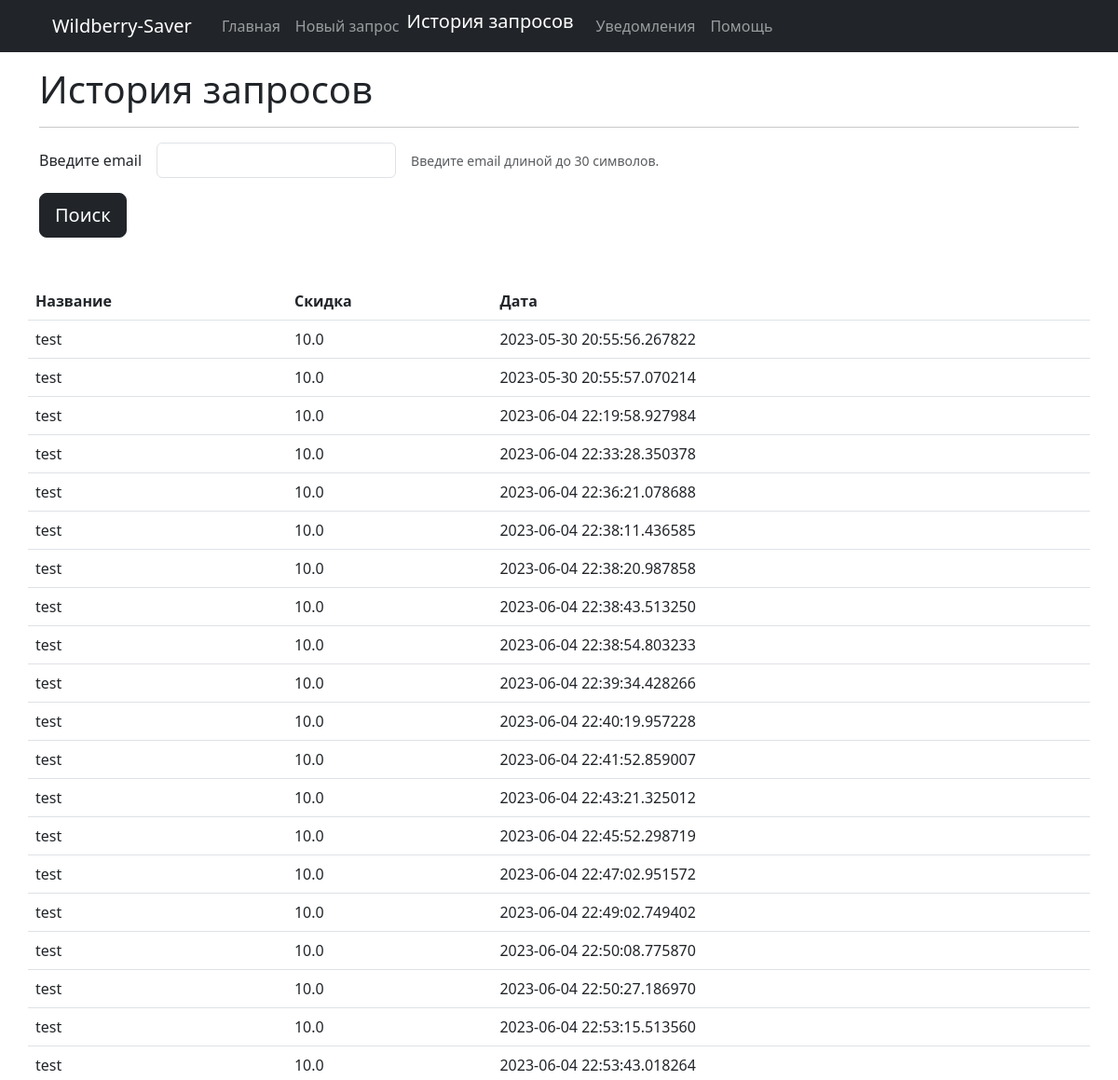
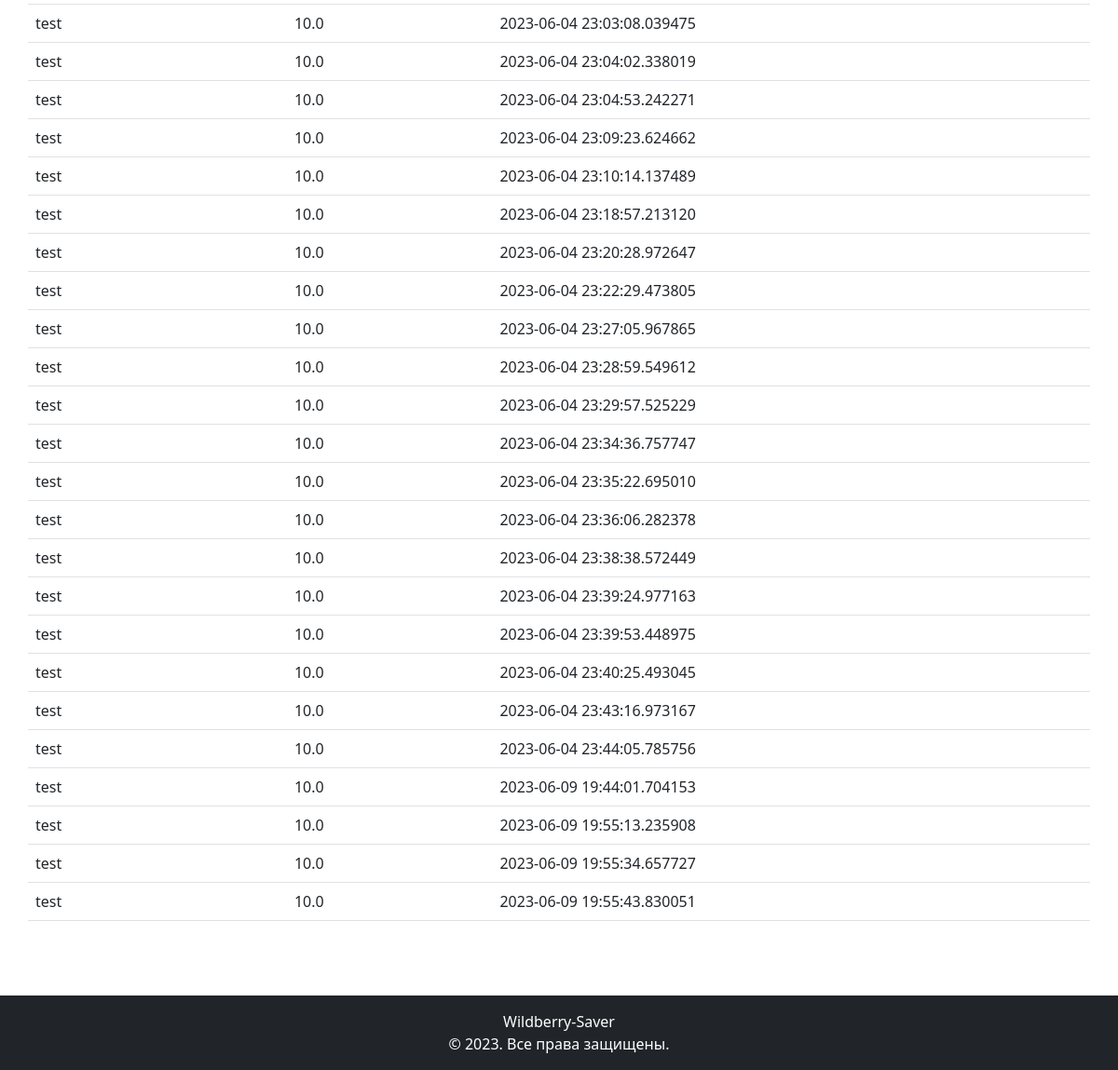
/history_search, run on the app's committed database (2 pictures, top to bottom).
### models.py (models this page shows)
class Query(db.Model):
    __tablename__ = 'queries'
    id = db.Column(db.Integer, primary_key=True)
    user_id = db.Column(db.Integer, db.ForeignKey('users.id'))
    query_title = db.Column(db.String(255))
    discount = db.Column(db.Float)
    created_at = db.Column(db.DateTime, default=datetime.now)
    user = db.relationship("User", back_populates="queries")
    products = db.relationship("Product", secondary="products_queries")
    notifications = db.relationship("Notification")

### views.py (the view)
@app.route('/history_search', methods=['GET', 'POST'])
def history_search():
    form = EmailSearch()
    queries = Query.query.all()
    if form.validate_on_submit():
        email = form.email.data
        user = User.query.filter_by(email=email).first()
        if user:
            queries = user.queries
            form = EmailSearch()
    return render_template(
        'history_search.html',
        title='История запросов',
        form=form,
        queries=queries,
    )

### forms.py
class EmailSearch(FlaskForm):
    email = EmailField(
        'Введите email',
        validators=[Email(message='Введите email'), Length(max=30, message='Введите Емаил длиной до 30 символов')]
    )
    submit = SubmitField('Поиск')

### templates/history_search.html (shortened to what this page needs)
{% extends "includes/base.html" %}
{% block content %}
<h1>История запросов</h1>
<hr>
<form method="POST" action="" novalidate>
  <div class="row g-3 align-items-center">
    <div class="col-auto">
      {{ form.email.label }}
    </div>
    <div class="col-auto">
      {{ form.email(class="form-control") }}
    </div>
    <div class="col-auto">
      <span id="passwordHelpInline" class="form-text">
        Введите email длиной до 30 символов.
      </span>
    </div>
    <div class="d-grid gap-2 d-md-block">
    {{ form.submit(class="btn btn-dark btn-lg") }}
    </div>
  </div>
<div class="row my-5">
  <table class="table">
    <thead>
      <tr>
        <th scope="col">Название</th>
        <th scope="col">Скидка</th>
        <th scope="col">Дата</th>
      </tr>
    </thead>
    <tbody>
      {% for query in queries %}
      <tr>
        <td>{{query.query_title}}</td>
        <td>{{query.discount}}</td>
        <td>{{query.created_at}}</td>
      </tr>
      {% endfor %}
    </tbody>
  </table>
</div>
</form>
  {% endblock content %}

### data on the page
Query: query_title "test", discount "10.0", created_at "2023-05-30 20:55:56.267822"
Query: query_title "test", discount "10.0", created_at "2023-05-30 20:55:57.070214"
Query: query_title "test", discount "10.0", created_at "2023-06-04 22:19:58.927984"
Query: query_title "test", discount "10.0", created_at "2023-06-04 22:33:28.350378"
Query: query_title "test", discount "10.0", created_at "2023-06-04 22:36:21.078688"
Query: query_title "test", discount "10.0", created_at "2023-06-04 22:38:11.436585"
Query: query_title "test", discount "10.0", created_at "2023-06-04 22:38:20.987858"
Query: query_title "test", discount "10.0", created_at "2023-06-04 22:38:43.513250"
Query: query_title "test", discount "10.0", created_at "2023-06-04 22:38:54.803233"
Query: query_title "test", discount "10.0", created_at "2023-06-04 22:39:34.428266"
Query: query_title "test", discount "10.0", created_at "2023-06-04 22:40:19.957228"
Query: query_title "test", discount "10.0", created_at "2023-06-04 22:41:52.859007"
Query: query_title "test", discount "10.0", created_at "2023-06-04 22:43:21.325012"
Query: query_title "test", discount "10.0", created_at "2023-06-04 22:45:52.298719"
Query: query_title "test", discount "10.0", created_at "2023-06-04 22:47:02.951572"
Query: query_title "test", discount "10.0", created_at "2023-06-04 22:49:02.749402"
Query: query_title "test", discount "10.0", created_at "2023-06-04 22:50:08.775870"
Query: query_title "test", discount "10.0", created_at "2023-06-04 22:50:27.186970"
Query: query_title "test", discount "10.0", created_at "2023-06-04 22:53:15.513560"
Query: query_title "test", discount "10.0", created_at "2023-06-04 22:53:43.018264"
Query: query_title "test", discount "10.0", created_at "2023-06-04 23:03:08.039475"
Query: query_title "test", discount "10.0", created_at "2023-06-04 23:04:02.338019"
Query: query_title "test", discount "10.0", created_at "2023-06-04 23:04:53.242271"
Query: query_title "test", discount "10.0", created_at "2023-06-04 23:09:23.624662"
Query: query_title "test", discount "10.0", created_at "2023-06-04 23:10:14.137489"
Query: query_title "test", discount "10.0", created_at "2023-06-04 23:18:57.213120"
Query: query_title "test", discount "10.0", created_at "2023-06-04 23:20:28.972647"
Query: query_title "test", discount "10.0", created_at "2023-06-04 23:22:29.473805"
Query: query_title "test", discount "10.0", created_at "2023-06-04 23:27:05.967865"
Query: query_title "test", discount "10.0", created_at "2023-06-04 23:28:59.549612"
Query: query_title "test", discount "10.0", created_at "2023-06-04 23:29:57.525229"
Query: query_title "test", discount "10.0", created_at "2023-06-04 23:34:36.757747"
Query: query_title "test", discount "10.0", created_at "2023-06-04 23:35:22.695010"
Query: query_title "test", discount "10.0", created_at "2023-06-04 23:36:06.282378"
Query: query_title "test", discount "10.0", created_at "2023-06-04 23:38:38.572449"
Query: query_title "test", discount "10.0", created_at "2023-06-04 23:39:24.977163"
Query: query_title "test", discount "10.0", created_at "2023-06-04 23:39:53.448975"
Query: query_title "test", discount "10.0", created_at "2023-06-04 23:40:25.493045"
Query: query_title "test", discount "10.0", created_at "2023-06-04 23:43:16.973167"
Query: query_title "test", discount "10.0", created_at "2023-06-04 23:44:05.785756"
Query: query_title "test", discount "10.0", created_at "2023-06-09 19:44:01.704153"
Query: query_title "test", discount "10.0", created_at "2023-06-09 19:55:13.235908"
Query: query_title "test", discount "10.0", created_at "2023-06-09 19:55:34.657727"
Query: query_title "test", discount "10.0", created_at "2023-06-09 19:55:43.830051"
